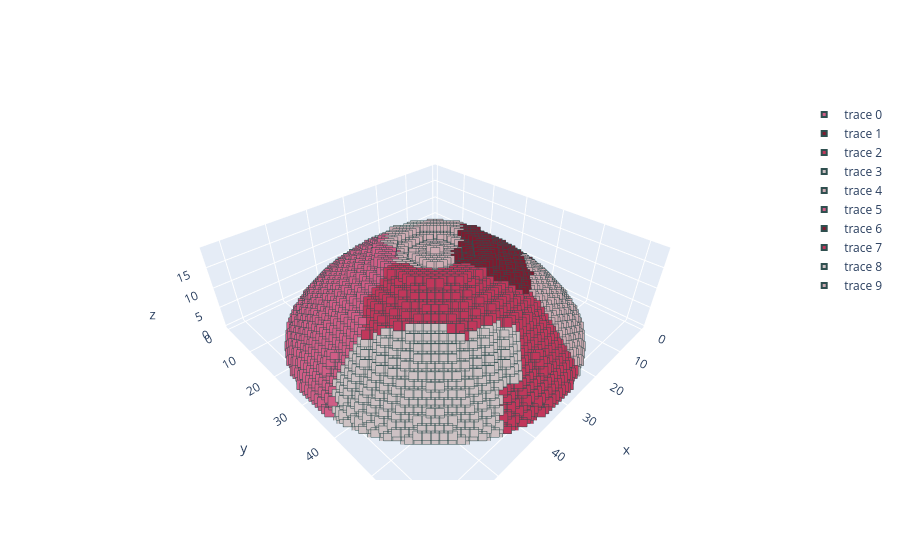
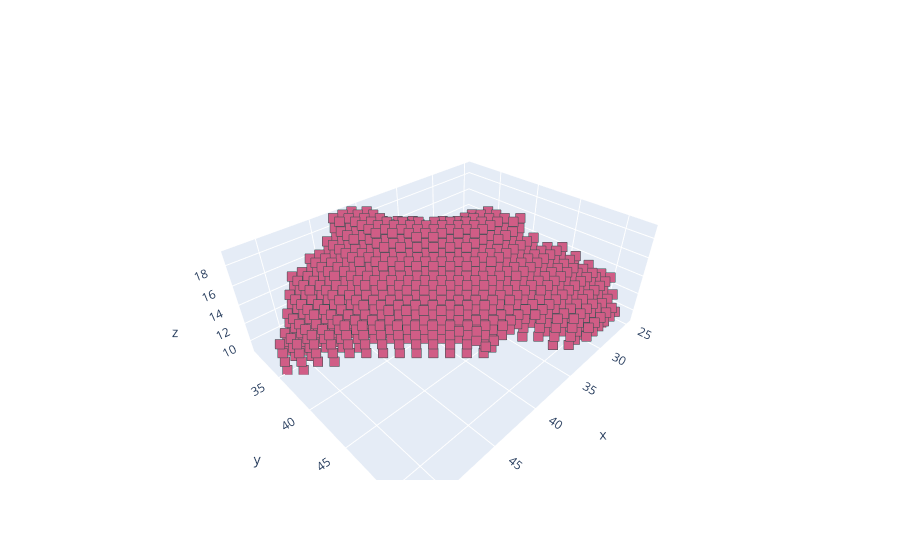
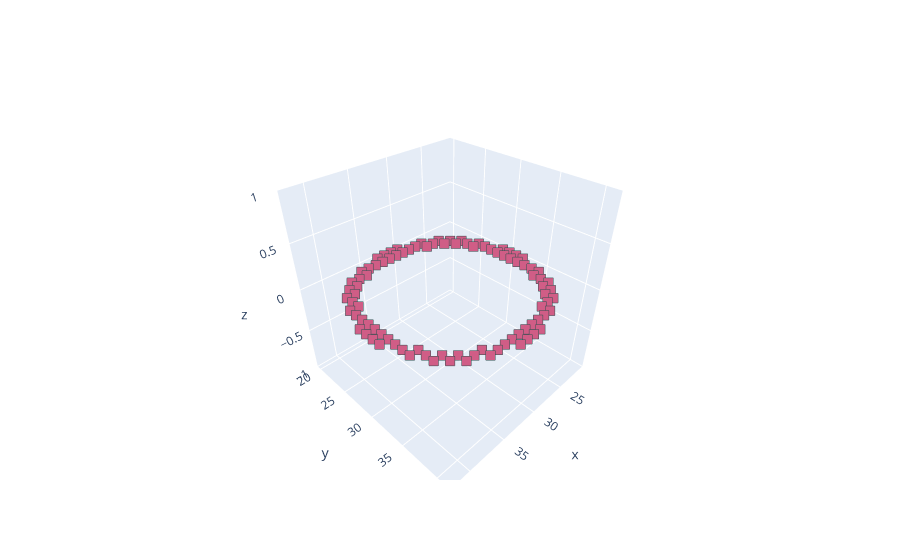
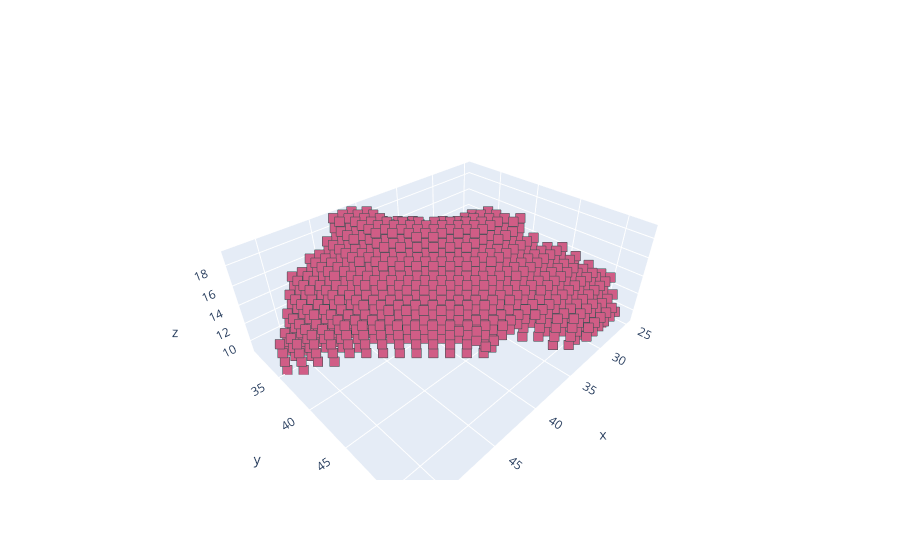

The code cell stored with these charts, in order, in its notebook:
### Markdown cell above
测试FragmentDataset.py,提取片段和标签以供之后训练

### Code cell
# 从data/test文件夹中读取数据
dataset=fd.FragmentDataset("data", "test")
# 总数据量
print(dataset.__len__())
# 打印第一个数据的路径
print(dataset.vox_files[6])
# 使用路径的方法读取文件
vox0=visualize.__read_vox__(dataset.vox_files[6])
visualize.plot_frag(vox0, "result.png") # 方便下面比较各碎片
# 随机挑选一个碎片用于训练
vox,select_farg=dataset.__select_fragment__(vox0)
print(select_farg) # 选择的碎片的编号
visualize.plot_frag(vox, "result.png") #比较确认就是那一块编号的碎片

vox1,vox=dataset.__select_fragment_specific__(vox0,vox)
visualize.plot_frag(vox1, "result.png") #理论上应该就是上面的那个碎片，但不是？

# 使用这里实现的方法读取同一个文件并选择它对应的碎片
vox_farg,vox=dataset.__getitem_specific_frag__(0,vox)
visualize.plot_frag(vox_farg, "result.png")

# 输出label
# ...

### Figure 1 — Plotly figure (JSON) as saved in the notebook; plotly's stock layout.template omitted (floating-point values rounded to 4 significant figures; data arrays with more than 128 entries replaced by an {"elided": "..."} marker saying what was removed)
{"data": [{"marker": {"color": "#d05d86", "line": {"color": "DarkSlateGrey", "width": 2}, "size": 5, "symbol": "square"}, "mode": "markers", "type": "scatter3d", "x": [21, 21, 21, 21, 22, 22, 22, 22, 22, 22, 22, 22, 22, 22, 23, 23, 23, 23, 23, 23, 24, 24, 24, 24, 25, 25, 25, 25, 26, 26, 27, 27, 27, 27, 28, 28, 29, 29, 30, 30, 30, 30, 31, 31, 31, 31, 32, 32, 32, 32, 33, 33, 33, 33, 34, 34, 35, 35, 36, 36, 36, 36, 37, 37, 38, 38, 38, 38, 39, 39, 39, 39, 40, 40, 40, 40, 40, 40, 41, 41, 41, 41, 41, 41, 41, 41, 41, 41, 42, 42, 42, 42], "y": [29, 30, 31, 32, 26, 27, 28, 29, 30, 31, 32, 33, 34, 35, 24, 25, 26, 35, 36, 37, 23, 24, 37, 38, 22, 23, 38, 39, 22, 39, 21, 22, 39, 40, 21, 40, 21, 40, 20, 21, 40, 41, 20, 21, 40, 41, 20, 21, 40, 41, 20, 21, 40, 41, 21, 40, 21, 40, 21, 22, 39, 40, 22, 39, 22, 23, 38, 39, 23, 24, 37, 38, 24, 25, 26, 35, 36, 37, 26, 27, 28, 29, 30, 31, 32, 33, 34, 35, 29, 30, 31, 32], "z": [0, 0, 0, 0, 0, 0, 0, 0, 0, 0, 0, 0, 0, 0, 0, 0, 0, 0, 0, 0, 0, 0, 0, 0, 0, 0, 0, 0, 0, 0, 0, 0, 0, 0, 0, 0, 0, 0, 0, 0, 0, 0, 0, 0, 0, 0, 0, 0, 0, 0, 0, 0, 0, 0, 0, 0, 0, 0, 0, 0, 0, 0, 0, 0, 0, 0, 0, 0, 0, 0, 0, 0, 0, 0, 0, 0, 0, 0, 0, 0, 0, 0, 0, 0, 0, 0, 0, 0, 0, 0, 0, 0]}, {"marker": {"color": "#7e1b2f", "line": {"color": "DarkSlateGrey", "width": 2}, "size": 5, "symbol": "square"}, "mode": "markers", "type": "scatter3d", "x": {"elided": "1119 int values"}, "y": {"elided": "1119 int values"}, "z": {"elided": "1119 int values"}}, {"marker": {"color": "#c1375b", "line": {"color": "DarkSlateGrey", "width": 2}, "size": 5, "symbol": "square"}, "mode": "markers", "type": "scatter3d", "x": {"elided": "568 int values"}, "y": {"elided": "568 int values"}, "z": {"elided": "568 int values"}}, {"marker": {"color": "#cdc1c3", "line": {"color": "DarkSlateGrey", "width": 2}, "size": 5, "symbol": "square"}, "mode": "markers", "type": "scatter3d", "x": {"elided": "1317 int values"}, "y": {"elided": "1317 int values"}, "z": {"elided": "1317 int values"}}, {"marker": {"color": "#ceabb2", "line": {"color": "DarkSlateGrey", "width": 2}, "size": 5, "symbol": "square"}, "mode": "markers", "type": "scatter3d", "x": {"elided": "1028 int values"}, "y": {"elided": "1028 int values"}, "z": {"elided": "1028 int values"}}, {"marker": {"color": "#d05d86", "line": {"color": "DarkSlateGrey", "width": 2}, "size": 5, "symbol": "square"}, "mode": "markers", "type": "scatter3d", "x": {"elided": "2585 int values"}, "y": {"elided": "2585 int values"}, "z": {"elided": "2585 int values"}}, {"marker": {"color": "#7e1b2f", "line": {"color": "DarkSlateGrey", "width": 2}, "size": 5, "symbol": "square"}, "mode": "markers", "type": "scatter3d", "x": {"elided": "1111 int values"}, "y": {"elided": "1111 int values"}, "z": {"elided": "1111 int values"}}, {"marker": {"color": "#c1375b", "line": {"color": "DarkSlateGrey", "width": 2}, "size": 5, "symbol": "square"}, "mode": "markers", "type": "scatter3d", "x": {"elided": "1256 int values"}, "y": {"elided": "1256 int values"}, "z": {"elided": "1256 int values"}}, {"marker": {"color": "#cdc1c3", "line": {"color": "DarkSlateGrey", "width": 2}, "size": 5, "symbol": "square"}, "mode": "markers", "type": "scatter3d", "x": {"elided": "1586 int values"}, "y": {"elided": "1586 int values"}, "z": {"elided": "1586 int values"}}, {"marker": {"color": "#ceabb2", "line": {"color": "DarkSlateGrey", "width": 2}, "size": 5, "symbol": "square"}, "mode": "markers", "type": "scatter3d", "x": {"elided": "932 int values"}, "y": {"elided": "932 int values"}, "z": {"elided": "932 int values"}}], "layout": {}}

### Figure 2 — Plotly figure (JSON) as saved in the notebook; plotly's stock layout.template omitted (floating-point values rounded to 4 significant figures; data arrays with more than 128 entries replaced by an {"elided": "..."} marker saying what was removed)
{"data": [{"marker": {"color": "#d05d86", "line": {"color": "DarkSlateGrey", "width": 2}, "size": 5, "symbol": "square"}, "mode": "markers", "type": "scatter3d", "x": {"elided": "1256 int values"}, "y": {"elided": "1256 int values"}, "z": {"elided": "1256 int values"}}], "layout": {}}

### Figure 3 — Plotly figure (JSON) as saved in the notebook; plotly's stock layout.template omitted (floating-point values rounded to 4 significant figures)
{"data": [{"marker": {"color": "#d05d86", "line": {"color": "DarkSlateGrey", "width": 2}, "size": 5, "symbol": "square"}, "mode": "markers", "type": "scatter3d", "x": [21, 21, 21, 21, 22, 22, 22, 22, 22, 22, 22, 22, 22, 22, 23, 23, 23, 23, 23, 23, 24, 24, 24, 24, 25, 25, 25, 25, 26, 26, 27, 27, 27, 27, 28, 28, 29, 29, 30, 30, 30, 30, 31, 31, 31, 31, 32, 32, 32, 32, 33, 33, 33, 33, 34, 34, 35, 35, 36, 36, 36, 36, 37, 37, 38, 38, 38, 38, 39, 39, 39, 39, 40, 40, 40, 40, 40, 40, 41, 41, 41, 41, 41, 41, 41, 41, 41, 41, 42, 42, 42, 42], "y": [29, 30, 31, 32, 26, 27, 28, 29, 30, 31, 32, 33, 34, 35, 24, 25, 26, 35, 36, 37, 23, 24, 37, 38, 22, 23, 38, 39, 22, 39, 21, 22, 39, 40, 21, 40, 21, 40, 20, 21, 40, 41, 20, 21, 40, 41, 20, 21, 40, 41, 20, 21, 40, 41, 21, 40, 21, 40, 21, 22, 39, 40, 22, 39, 22, 23, 38, 39, 23, 24, 37, 38, 24, 25, 26, 35, 36, 37, 26, 27, 28, 29, 30, 31, 32, 33, 34, 35, 29, 30, 31, 32], "z": [0, 0, 0, 0, 0, 0, 0, 0, 0, 0, 0, 0, 0, 0, 0, 0, 0, 0, 0, 0, 0, 0, 0, 0, 0, 0, 0, 0, 0, 0, 0, 0, 0, 0, 0, 0, 0, 0, 0, 0, 0, 0, 0, 0, 0, 0, 0, 0, 0, 0, 0, 0, 0, 0, 0, 0, 0, 0, 0, 0, 0, 0, 0, 0, 0, 0, 0, 0, 0, 0, 0, 0, 0, 0, 0, 0, 0, 0, 0, 0, 0, 0, 0, 0, 0, 0, 0, 0, 0, 0, 0, 0]}], "layout": {}}

### Figure 4 — Plotly figure (JSON) as saved in the notebook; plotly's stock layout.template omitted (floating-point values rounded to 4 significant figures; data arrays with more than 128 entries replaced by an {"elided": "..."} marker saying what was removed)
{"data": [{"marker": {"color": "#d05d86", "line": {"color": "DarkSlateGrey", "width": 2}, "size": 5, "symbol": "square"}, "mode": "markers", "type": "scatter3d", "x": {"elided": "1256 int values"}, "y": {"elided": "1256 int values"}, "z": {"elided": "1256 int values"}}], "layout": {}}
